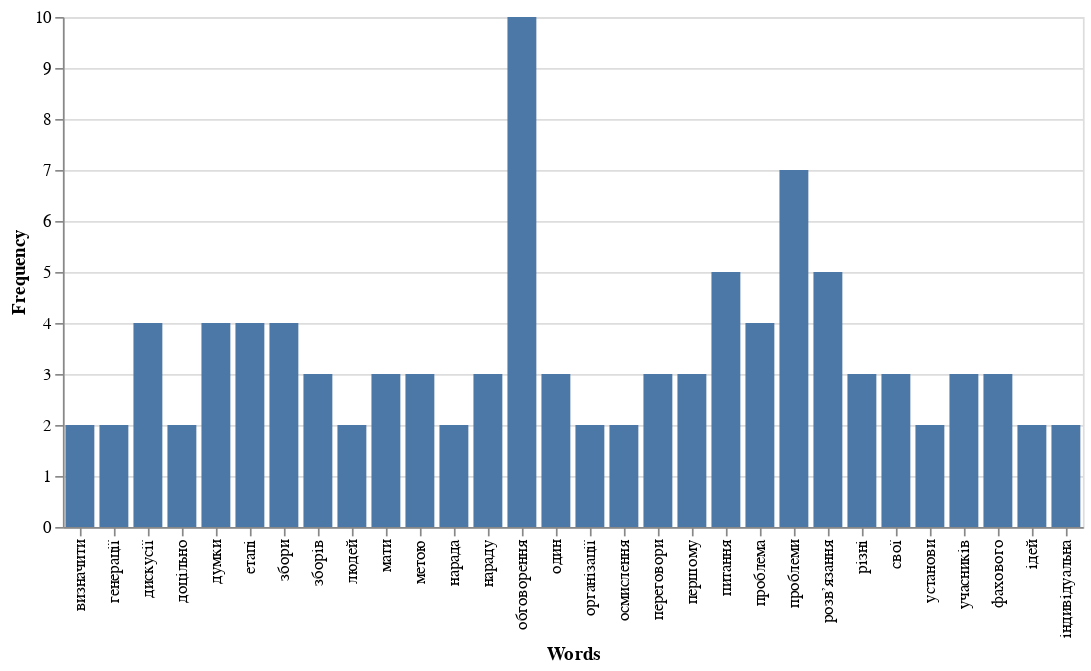

The notebook cell this image was saved under:
### Code cell
df_sort = df2.sort_values('Frequency', axis=0,ascending=False)
df_sort30 = df_sort.head(30)
import altair as alt
from altair import Chart, X, Y, Axis, SortField

alt.Chart(df_sort30).mark_bar(size=17).encode(
  x=X('Words'),
  y=Y('Frequency')
)

### Figure 1 — Vega-Lite specification as saved in the notebook (floating-point values rounded to 4 significant figures)
{"config": {"view": {"continuousWidth": 400, "continuousHeight": 300}}, "data": {"name": "data-a05067ea3e60727e37622a73d95d1c77"}, "mark": {"type": "bar", "size": 17}, "encoding": {"x": {"type": "nominal", "field": "Words"}, "y": {"type": "quantitative", "field": "Frequency"}}, "$schema": "https://vega.github.io/schema/vega-lite/v4.0.0.json", "datasets": {"data-a05067ea3e60727e37622a73d95d1c77": [{"Words": "обговорення", "Frequency": 10}, {"Words": "проблеми", "Frequency": 7}, {"Words": "питання", "Frequency": 5}, {"Words": "розв’язання", "Frequency": 5}, {"Words": "етапі", "Frequency": 4}, {"Words": "думки", "Frequency": 4}, {"Words": "збори", "Frequency": 4}, {"Words": "проблема", "Frequency": 4}, {"Words": "дискусії", "Frequency": 4}, {"Words": "свої", "Frequency": 3}, {"Words": "один", "Frequency": 3}, {"Words": "учасників", "Frequency": 3}, {"Words": "зборів", "Frequency": 3}, {"Words": "метою", "Frequency": 3}, {"Words": "різні", "Frequency": 3}, {"Words": "першому", "Frequency": 3}, {"Words": "мати", "Frequency": 3}, {"Words": "фахового", "Frequency": 3}, {"Words": "нараду", "Frequency": 3}, {"Words": "переговори", "Frequency": 3}, {"Words": "людей", "Frequency": 2}, {"Words": "доцільно", "Frequency": 2}, {"Words": "установи", "Frequency": 2}, {"Words": "організації", "Frequency": 2}, {"Words": "осмислення", "Frequency": 2}, {"Words": "нарада", "Frequency": 2}, {"Words": "індивідуальна", "Frequency": 2}, {"Words": "генерації", "Frequency": 2}, {"Words": "ідей", "Frequency": 2}, {"Words": "визначити", "Frequency": 2}]}}
